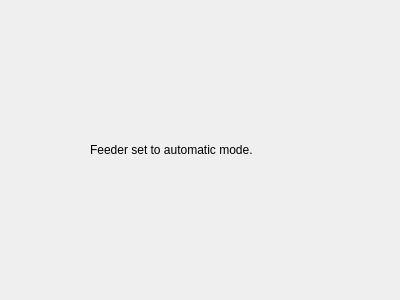
<?xml version="1.0" encoding="UTF-8"?>
<ui version="4.0">
 <class>AutoDialog</class>
 <widget class="QDialog" name="AutoDialog">
  <property name="geometry">
   <rect>
    <x>0</x>
    <y>0</y>
    <width>400</width>
    <height>300</height>
   </rect>
  </property>
  <property name="windowTitle">
   <string>Dialog</string>
  </property>
  <widget class="QLabel" name="label">
   <property name="geometry">
    <rect>
     <x>90</x>
     <y>140</y>
     <width>291</width>
     <height>20</height>
    </rect>
   </property>
   <property name="text">
    <string>Feeder set to automatic mode.</string>
   </property>
  </widget>
 </widget>
 <resources/>
 <connections/>
</ui>
